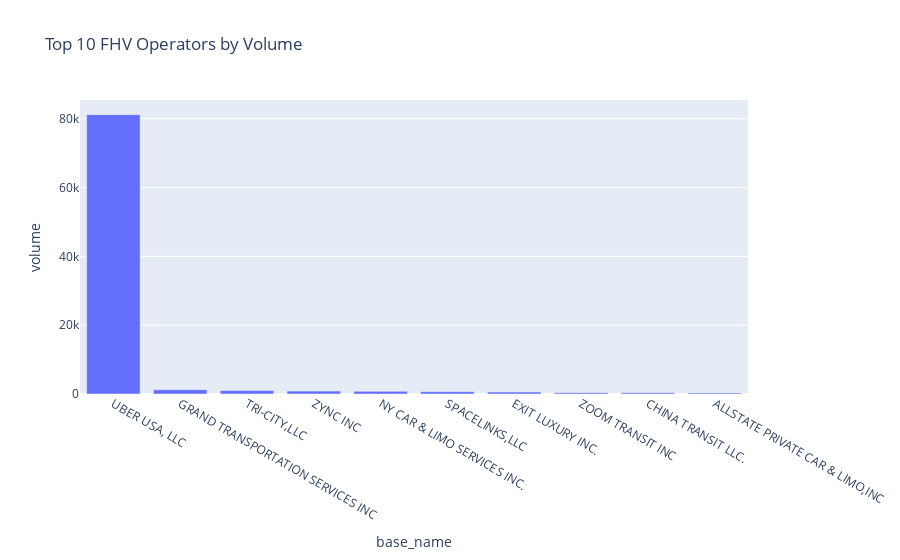

Write notebook code for a chart like this one.
### Code cell
datum = {
    'question':'Who are the top 10 operators of for-hire vehicles in NYC?',
    'context': context,
    'answer':{
        'query': """SELECT base_name, COUNT(*) as volume, COUNT(*) / SUM(COUNT(*)) over () AS fraction
GROUP BY base_name
ORDER BY volume DESC
LIMIT 10""",
        'plot': """fig = px.bar(df, x='base_name', y='volume', title='Top 10 FHV Operators by Volume')"""
    }
}
dataset_fhv.append(datum)
df = pd.DataFrame.from_records(client.get(endpoint, query=datum['answer']['query']))
df = clean_dtypes(df)
exec(datum['answer']['plot'])
fig

### Figure 1 — Plotly figure (JSON) as saved in the notebook; plotly's stock layout.template omitted (floating-point values rounded to 4 significant figures)
{"data": [{"alignmentgroup": "True", "hovertemplate": "base_name=%{x}<br>volume=%{y}<extra></extra>", "legendgroup": "", "marker": {"color": "#636efa", "pattern": {"shape": ""}}, "name": "", "offsetgroup": "", "orientation": "v", "showlegend": false, "textposition": "auto", "type": "bar", "x": ["UBER USA, LLC", "GRAND TRANSPORTATION SERVICES INC", "TRI-CITY,LLC", "ZYNC INC", "NY CAR & LIMO SERVICES INC.", "SPACELINKS,LLC", "EXIT LUXURY INC.", "ZOOM TRANSIT INC", "CHINA TRANSIT LLC.", "ALLSTATE PRIVATE CAR & LIMO,INC"], "xaxis": "x", "y": [81167, 1231, 988, 836, 771, 675, 555, 383, 357, 317], "yaxis": "y"}], "layout": {"autosize": true, "barmode": "relative", "legend": {"tracegroupgap": 0}, "title": {"text": "Top 10 FHV Operators by Volume"}, "xaxis": {"anchor": "y", "autorange": true, "domain": [0, 1], "range": [-0.5, 9.5], "title": {"text": "base_name"}, "type": "category"}, "yaxis": {"anchor": "x", "autorange": true, "domain": [0, 1], "range": [0, 85440.0], "title": {"text": "volume"}, "type": "linear"}}}
